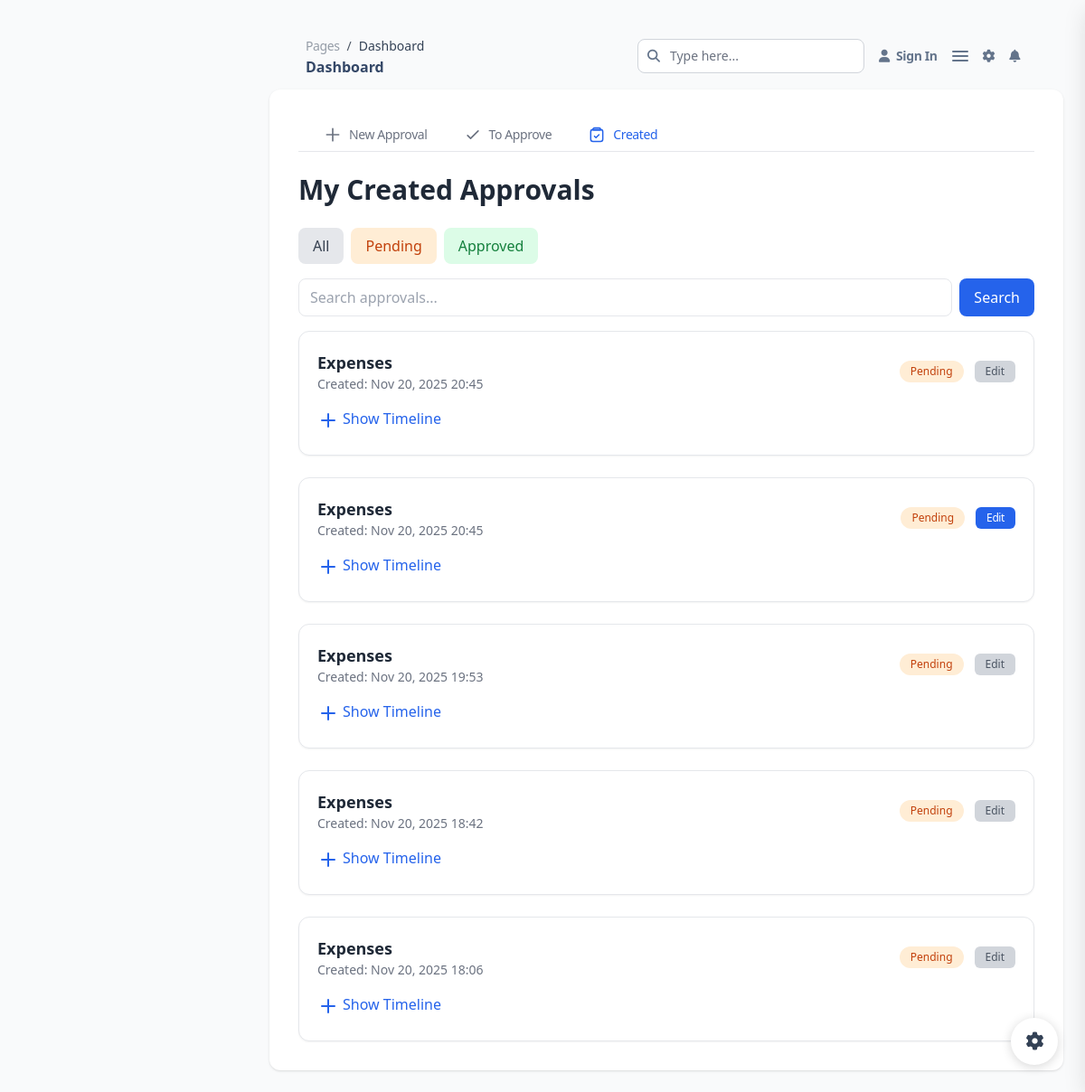
The page /approvals/my-created/ (signed in) on the database as committed earlier.
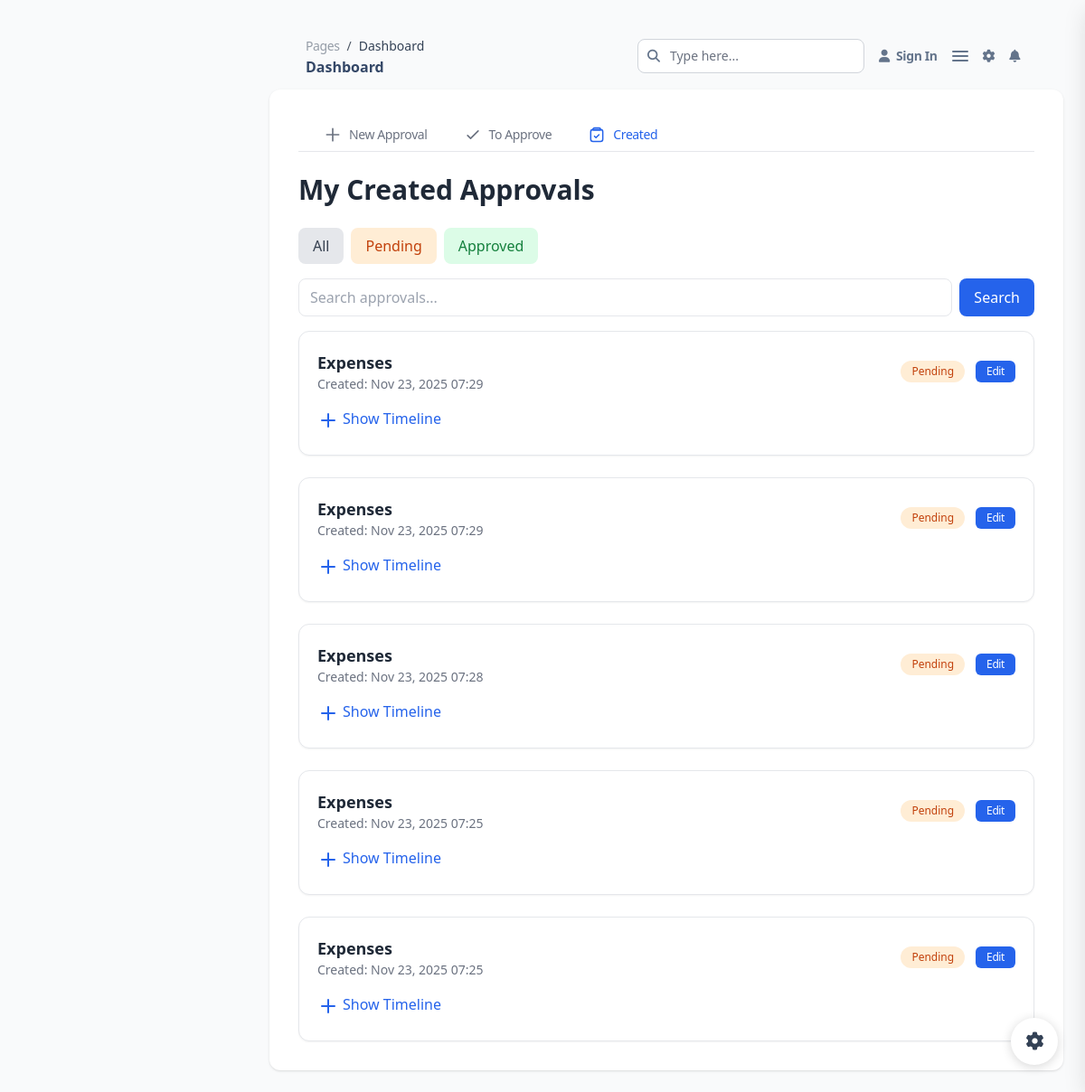
The same page on the database as committed later.
### approvals/models.py (models this page shows, shortened)
class ApprovalRecord(models.Model):
    STATUS_CHOICES = [
        ("pending", "Pending"),
        ("approved", "Approved"),
        ("rejected", "Rejected"),
        ("notified", "Notified"),
    ]
    approval_type = models.ForeignKey(ApprovalType, on_delete=models.CASCADE)
    approver = models.ForeignKey(Employee, on_delete=models.CASCADE, related_name="approvals")
    creator = models.ForeignKey(Employee, on_delete=models.CASCADE, related_name="created_approvals")
    content_type = models.ForeignKey(ContentType, on_delete=models.CASCADE, blank=True, null=True)
    object_id = models.PositiveIntegerField(blank=True, null=True)
    content_object = GenericForeignKey("content_type", "object_id")
    level = models.PositiveIntegerField(default=1)
    status = models.CharField(max_length=20, choices=STATUS_CHOICES, default="pending")
    comment = models.TextField(blank=True, null=True)
    approved_at = models.DateTimeField(blank=True, null=True)
    is_proper_approver = models.BooleanField(default=True)
    was_notified = models.BooleanField(default=False)
    rich_content = HTMLField(blank=True, null=True)
    created_at = models.DateTimeField(auto_now_add=True)
    updated_at = models.DateTimeField(auto_now=True)

class ApprovalType(models.Model):
    name = models.CharField(max_length=100, unique=True)
    description = models.TextField(blank=True, null=True)

### approvals/web/views.py (the view)
# urls.py: path("my-created/", web_views.my_created_approvals, name="my-created-approvals"),
def my_created_approvals(request):
    try:
        user = Employee.objects.get(employee_code=request.user.username)
    except ObjectDoesNotExist:
        return render(request, "approvals/my_created_approvals.html", {
            "items": [],
            "error": "No employee record found for your account. Please contact HR or create your profile."
        })
    approvals = ApprovalRecord.objects.filter(creator=user).select_related(
        "approval_type", "approver", "creator"
    ).prefetch_related("approval_type__flows").order_by("-created_at")[:5]
    items = build_approval_timeline(approvals)
    return render(request, "approvals/my_created_approvals.html", {
        "items": items,
        "error": None
    })

### approvals/templates/approvals/my_created_approvals.html (shortened to what this page needs)
{% extends "configs/base.html" %}
{% load static %}
{% block content %}
<main class="ease-soft-in-out xl:ml-68.5 p-4 sm:p-6">
  {% include 'configs/partials/main-top-nav.html' %}
  <div class="bg-white rounded-xl shadow p-6 sm:p-8 max-w-6xl w-full mx-auto">
    {% include 'approvals/partials/approval_tabs.html' %}
    <h6 class="text-2xl sm:text-3xl font-semibold mb-6 text-gray-800">My Created Approvals</h6>
    <div class="flex flex-wrap gap-2 mb-4">
      <button
        hx-get="{% url 'search-my-created-approvals' %}?filter=all"
        hx-target="#approvals-list"
        hx-indicator="#spinner"
        class="filter-btn px-4 py-2 rounded-lg bg-gray-200 text-gray-700 hover:bg-gray-300">
        All
      </button>
      <button
        hx-get="{% url 'search-my-created-approvals' %}?filter=pending"
        hx-target="#approvals-list"
        hx-indicator="#spinner"
        class="filter-btn px-4 py-2 rounded-lg bg-orange-100 text-orange-700 hover:bg-orange-200">
        Pending
      </button>
      <button
        hx-get="{% url 'search-my-created-approvals' %}?filter=approved"
        hx-target="#approvals-list"
        hx-indicator="#spinner"
        class="filter-btn px-4 py-2 rounded-lg bg-green-100 text-green-700 hover:bg-green-200">
        Approved
      </button>
    </div>
    <div class="mb-4">
      <form id="search-form" hx-get="{% url 'search-my-created-approvals' %}" hx-target="#approvals-list" hx-indicator="#spinner" class="flex flex-col sm:flex-row gap-2">
        <input
          type="text"
          name="search"
          placeholder="Search approvals..."
          class="flex-1 border rounded-lg px-3 py-2 focus:outline-none focus:ring-2 focus:ring-blue-500"
        >
        <button type="submit" class="px-4 py-2 bg-blue-600 text-white rounded-lg hover:bg-blue-700 transition">
          Search
        </button>
      </form>
    </div>
    <div id="approvals-list">
  {% if error %}
    <div class="bg-red-100 border border-red-400 text-red-700 px-4 py-3 rounded relative mb-4" role="alert">
      <strong class="font-bold">Error:</strong>
      <span class="block sm:inline">{{ error }}</span>
    </div>
  {% else %}
    {% include "approvals/partials/my_created_approvals_list.html" %}
  {% endif %}
</div>
  </div>
</main>
{% endblock %}

### approvals/templates/approvals/partials/my_created_approvals_list.html (shortened to what this page needs)
{% if items %}
<div class="space-y-6">
  {% for item in items %}
  <div class="border rounded-xl p-5 shadow-sm bg-white">
    <div class="flex flex-col sm:flex-row justify-between items-start sm:items-center mb-4 w-full">
      <div>
        <p class="text-lg font-semibold text-gray-800">
          {{ item.approval.approval_type.name }}
        </p>
        <p class="text-sm text-gray-500">
          Created: {{ item.approval.created_at|date:"M d, Y H:i" }}
        </p>
      </div>
      <div class="flex items-center gap-3 mt-3 sm:mt-0">
        <span class="flex items-center gap-1 text-xs px-3 py-1 rounded-full
          {% if item.approval.status == 'approved' %} bg-green-100 text-green-700
          {% elif item.approval.status == 'pending' %} bg-orange-100 text-orange-700
          {% else %} bg-gray-200 text-gray-700 {% endif %}">
          {{ item.approval.status|title }}
        </span>
  {% if item.approval.level == 1 and item.approval.status == 'pending' %}
    <a href="{% url 'edit-approval' item.approval.id %}"
       class="text-xs px-3 py-1 bg-blue-600 text-white rounded-md hover:bg-blue-700 transition">
      Edit
    </a>
  {% else %}
    <button disabled
            class="text-xs px-3 py-1 bg-gray-300 text-gray-600 rounded-md cursor-not-allowed">
      Edit
    </button>
  {% endif %}
      </div>
    </div>
    <div x-data="{ open: false }" class="mt-3">
      <button @click="open = !open"
              class="flex items-center gap-2 text-blue-600 hover:underline mb-2">
        <svg x-show="!open" class="h-5 w-5" fill="none" stroke="currentColor">
          <path stroke-linecap="round" stroke-linejoin="round" stroke-width="2"
                d="M12 5v14m7-7H5" />
        </svg>
        Show Timeline
      </button>
    </div>
  </div>
  {% endfor %}
</div>
{% else %}
<p class="text-gray-500 text-center py-6">No approvals found.</p>
{% endif %}

Rows that differ between the two databases and show on the page:
no longer on this page (row unchanged): ApprovalRecord: approval.approval_type.name "Expenses", approval.created_at "Nov 20, 2025 20:45", approval.status "Pending", level "Edit"
no longer on this page (row edited): ApprovalRecord: approval.approval_type.name "Expenses", approval.created_at "Nov 20, 2025 20:45", approval.status "Pending", level "Edit"
no longer on this page (row unchanged): ApprovalRecord: approval.approval_type.name "Expenses", approval.created_at "Nov 20, 2025 19:53", approval.status "Pending", level "Edit"
no longer on this page (row unchanged): ApprovalRecord: approval.approval_type.name "Expenses", approval.created_at "Nov 20, 2025 18:42", approval.status "Pending", level "Edit"
no longer on this page (row unchanged): ApprovalRecord: approval.approval_type.name "Expenses", approval.created_at "Nov 20, 2025 18:06", approval.status "Pending", level "Edit"
added ApprovalRecord: approval.approval_type.name "Expenses", approval.created_at "Nov 23, 2025 07:29", approval.status "Pending", level "Edit"
added ApprovalRecord: approval.approval_type.name "Expenses", approval.created_at "Nov 23, 2025 07:29", approval.status "Pending", level "Edit"
added ApprovalRecord: approval.approval_type.name "Expenses", approval.created_at "Nov 23, 2025 07:28", approval.status "Pending", level "Edit"
added ApprovalRecord: approval.approval_type.name "Expenses", approval.created_at "Nov 23, 2025 07:25", approval.status "Pending", level "Edit"
added ApprovalRecord: approval.approval_type.name "Expenses", approval.created_at "Nov 23, 2025 07:25", approval.status "Pending", level "Edit"
